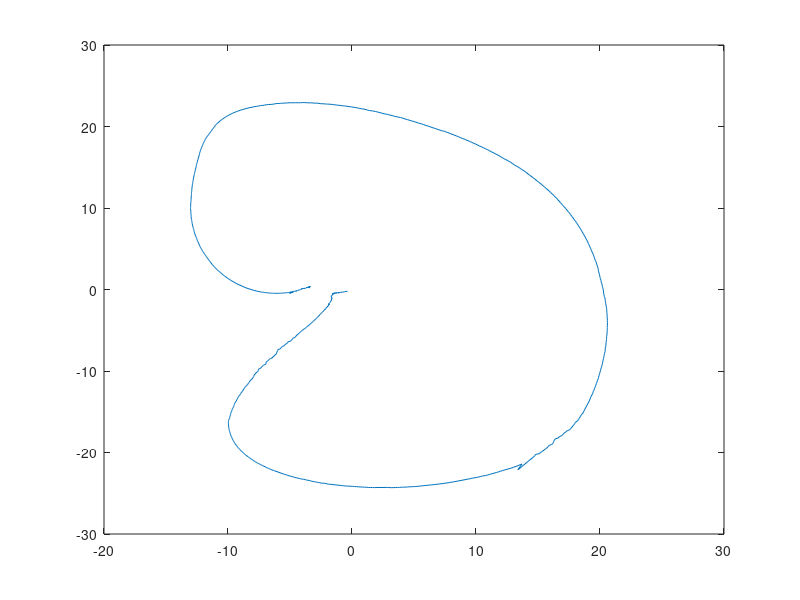

Write MATLAB code to recreate this figure.
data = [
-0.358018, 3.141134, -0.202902
-0.473520, 3.224017, -0.250154
-0.603486, 3.324839, -0.272169
-0.756650, 3.407998, -0.328326
-0.912080, 3.529043, -0.349264
-1.101115, 3.628163, -0.416776
-1.043579, 3.136428, -0.363850
-1.193021, 3.217711, -0.406993
-1.326483, 3.314549, -0.448481
-1.251573, 3.002015, -0.400854
-1.363145, 3.070686, -0.440181
-1.465978, 3.136478, -0.481335
-1.399214, 2.982532, -0.429489
-1.479342, 3.041209, -0.461480
-1.542695, 3.097489, -0.504475
-1.498319, 2.949824, -0.462745
-1.556539, 2.996054, -0.506395
-1.453144, 2.860154, -0.485791
-1.501375, 2.913038, -0.519031
-1.553651, 2.967625, -0.552337
-1.505386, 2.856386, -0.555298
-1.556814, 2.907845, -0.586866
-1.535548, 2.857352, -0.593464
-1.585443, 2.905097, -0.630558
-1.544629, 2.840089, -0.639878
-1.590644, 2.880996, -0.687860
-1.636526, 2.926419, -0.732995
-1.633111, 2.873325, -0.741082
-1.679647, 2.916845, -0.797646
-1.657149, 2.797256, -1.034932
-1.589513, 2.724111, -1.029632
-1.624587, 2.751576, -1.098027
-1.667876, 2.787573, -1.164411
-1.613336, 2.740198, -1.159833
-1.657581, 2.771571, -1.234574
-1.692890, 2.797630, -1.306670
-1.646894, 2.772761, -1.313624
-1.697150, 2.796937, -1.388397
-1.735065, 2.829604, -1.466983
-1.700068, 2.784693, -1.487427
-1.749895, 2.810343, -1.565148
-1.800082, 2.855362, -1.629626
-1.848542, 2.881255, -1.719552
-1.917064, 2.916264, -1.820833
-1.807610, 2.774975, -1.775936
-1.859282, 2.805798, -1.866781
-1.920803, 2.840918, -1.958688
-1.872231, 2.777986, -1.918808
-1.931657, 2.807296, -2.013924
-1.997487, 2.834406, -2.103613
-1.958702, 2.791259, -2.083633
-2.021624, 2.833038, -2.165332
-2.087047, 2.850709, -2.263280
-2.131648, 2.905370, -2.355316
-2.196165, 2.933260, -2.450065
-2.158562, 2.892056, -2.416447
-2.221317, 2.935918, -2.510336
-2.275602, 3.006704, -2.580969
-2.332060, 3.017723, -2.685821
-2.312053, 2.969984, -2.676349
-2.378384, 3.015656, -2.760472
-2.439059, 3.072526, -2.839850
-2.494373, 3.102005, -2.932848
-2.485615, 3.091207, -2.926948
-2.550044, 3.135349, -3.018133
-2.614437, 3.163964, -3.121636
-2.672517, 3.220986, -3.192577
-2.634151, 3.164665, -3.173493
-2.687801, 3.215666, -3.253961
-2.750457, 3.260092, -3.350621
-2.808418, 3.309967, -3.438825
-2.802416, 3.285025, -3.447440
-2.863787, 3.328296, -3.533831
-2.928488, 3.377811, -3.618563
-2.996076, 3.420810, -3.718177
-2.978193, 3.400894, -3.709344
-3.043615, 3.449316, -3.799187
-3.113085, 3.485717, -3.888973
-3.180303, 3.529078, -3.979232
-3.255415, 3.574882, -4.080296
-3.246661, 3.592182, -4.059000
-3.315645, 3.631213, -4.158970
-3.377144, 3.672977, -4.254122
-3.456757, 3.720195, -4.349884
-3.456537, 3.752740, -4.379698
-3.530137, 3.812439, -4.456005
-3.612906, 3.857964, -4.539093
-3.681005, 3.900482, -4.642117
-3.745218, 3.925617, -4.748484
-3.820692, 4.007072, -4.779389
-3.863076, 3.811734, -4.853465
-3.938634, 3.880712, -4.924018
-4.023844, 3.884553, -5.041261
-4.085503, 3.956514, -5.109787
-4.115560, 3.927851, -5.163410
-4.186279, 3.991968, -5.242221
-4.255830, 4.017228, -5.366191
-4.357544, 4.040783, -5.478917
-4.446610, 4.035033, -5.603116
-4.503072, 4.117029, -5.677757
-4.564939, 4.108106, -5.830947
-4.657627, 4.160542, -5.910574
-4.764629, 4.165788, -5.978819
-4.823534, 4.181236, -6.146888
-4.931522, 4.173820, -6.257937
-4.987970, 4.183839, -6.383061
-5.128968, 4.278679, -6.383009
-5.207429, 4.289808, -6.549578
-5.304713, 4.316218, -6.685163
-5.403392, 4.313594, -6.744186
-5.451683, 4.397313, -6.895952
-5.593012, 4.390107, -6.967420
-5.684177, 4.418163, -7.091960
-5.736012, 4.412924, -7.176705
-5.838288, 4.479840, -7.321671
-5.971843, 4.478850, -7.362333
-6.009123, 4.509270, -7.502705
-6.114329, 4.651125, -7.931926
-6.204020, 4.636204, -8.021989
-6.271570, 4.676621, -8.154553
-6.364428, 4.665698, -8.252478
-6.437555, 4.645162, -8.390485
-6.551571, 4.683916, -8.461041
-6.645296, 4.767080, -8.502715
-6.717033, 4.731133, -8.647077
-6.792968, 4.768432, -8.748159
-6.902205, 4.779360, -8.859981
-6.956657, 4.769331, -9.021949
-6.923738, 4.788443, -9.131829
-7.039013, 4.777981, -9.209121
-7.145008, 4.779243, -9.315063
-7.243244, 4.803523, -9.433204
-7.323928, 4.814272, -9.588177
-7.423164, 4.833704, -9.699520
-7.550355, 4.828362, -9.783993
-7.554646, 4.854363, -9.936439
-7.616090, 4.853965, -10.095295
-7.729383, 4.865315, -10.222433
-7.815021, 4.845097, -10.352679
-7.892801, 4.842544, -10.497755
-7.930196, 4.924919, -10.671773
-7.993504, 4.950215, -10.803799
-8.044574, 4.944621, -10.973360
-8.160652, 4.949376, -11.088290
-8.218960, 4.979660, -11.204111
-8.293931, 5.007677, -11.400899
-8.365047, 5.032682, -11.544973
-8.438462, 5.052540, -11.669670
-8.516993, 5.062051, -11.825568
-8.579068, 5.051514, -11.900620
-8.655302, 5.071720, -12.034674
-8.708792, 5.080297, -12.174710
-8.769824, 5.095285, -12.316662
-8.824713, 5.153330, -12.487402
-8.902364, 5.154038, -12.611744
-8.969651, 5.186761, -12.745054
-9.011129, 5.194157, -12.882927
-9.085785, 5.217093, -13.010991
-9.154213, 5.246836, -13.126097
-9.202866, 5.264647, -13.277113
-9.242418, 5.279861, -13.392431
-9.290105, 5.286448, -13.536833
-9.335736, 5.317935, -13.694262
-9.402888, 5.336965, -13.820351
-9.449422, 5.352074, -13.965330
-9.500249, 5.360879, -14.093052
-9.512679, 5.375435, -14.218327
-9.528369, 5.391254, -14.342845
-9.576109, 5.422999, -14.475693
-9.633449, 5.446183, -14.600660
-9.671765, 5.464659, -14.723632
-9.681804, 5.466761, -14.865827
-9.736589, 5.516385, -14.989932
-9.763338, 5.507459, -15.124111
-9.777295, 5.540143, -15.228458
-9.797405, 5.547869, -15.374175
-9.826606, 5.608578, -15.483005
-9.857395, 5.620311, -15.609292
-9.866564, 5.638845, -15.723158
-9.878943, 5.665633, -15.843181
-9.938057, 5.689874, -15.967324
-9.958098, 5.722329, -16.077165
-9.958351, 5.734843, -16.193156
-9.979218, 5.759985, -16.320644
-9.967565, 5.792114, -16.414451
-9.953742, 5.818892, -16.523105
-9.970709, 5.836871, -16.637534
-9.944052, 5.835281, -16.745510
-9.941838, 5.855942, -16.863109
-9.937408, 5.898887, -16.967108
-9.919906, 5.916538, -17.079387
-9.907443, 5.927672, -17.183083
-9.895096, 5.962287, -17.292613
-9.870075, 5.978145, -17.391137
-9.856432, 5.993646, -17.507228
-9.835220, 6.018851, -17.612227
-9.806618, 6.009741, -17.720882
-9.787824, 6.023188, -17.832270
-9.766749, 6.045965, -17.932829
-9.721151, 6.030788, -18.042675
-9.699137, 6.060766, -18.146521
-9.672804, 6.071788, -18.257266
-9.634014, 6.080958, -18.352149
-9.607987, 6.097439, -18.451895
-9.567002, 6.095244, -18.553273
-9.533111, 6.109370, -18.658974
-9.496500, 6.118089, -18.754743
-9.456634, 6.130534, -18.854783
-9.420253, 6.145823, -18.951620
-9.356680, 6.162717, -19.049051
-9.318829, 6.182807, -19.149324
-9.265070, 6.190335, -19.243278
-9.226087, 6.203515, -19.337473
-9.178056, 6.214321, -19.425185
-9.120230, 6.221323, -19.507965
-9.065763, 6.225809, -19.613535
-9.005689, 6.245725, -19.686062
-8.955857, 6.249101, -19.780403
-8.888531, 6.259081, -19.871533
-8.842558, 6.276634, -19.939534
-8.781768, 6.286361, -20.026325
-8.727359, 6.305105, -20.105862
-8.666487, 6.318908, -20.195542
-8.602598, 6.327741, -20.267056
-8.537381, 6.339899, -20.344450
-8.466524, 6.348558, -20.433432
-8.388648, 6.353366, -20.507708
-8.326110, 6.364575, -20.593508
-8.253219, 6.369957, -20.667499
-8.189647, 6.394941, -20.743527
-8.110311, 6.399577, -20.831896
-8.025270, 6.396409, -20.903042
-7.948756, 6.414805, -20.977815
-7.876660, 6.417524, -21.057447
-7.794677, 6.435610, -21.144472
-7.713142, 6.442876, -21.210681
-7.627210, 6.447326, -21.282825
-7.554179, 6.469825, -21.350525
-7.458086, 6.443936, -21.403872
-7.373104, 6.447848, -21.483491
-7.281758, 6.463255, -21.553980
-7.200138, 6.485978, -21.621847
-7.103639, 6.483891, -21.687247
-7.006534, 6.488979, -21.754792
-6.911732, 6.509033, -21.824633
-6.838253, 6.515733, -21.881669
-6.740215, 6.507973, -21.949641
-6.640684, 6.520923, -22.009787
-6.545390, 6.540489, -22.077796
-6.456410, 6.549179, -22.140802
-6.348445, 6.563035, -22.188406
-6.252292, 6.571909, -22.244176
-5.529682, 6.634588, -22.629502
-5.410222, 6.644205, -22.695915
-5.341861, 6.677780, -22.728719
-5.204927, 6.679163, -22.795587
-5.074409, 6.684130, -22.858539
-4.946411, 6.687093, -22.913902
-4.839834, 6.702340, -22.948940
-4.751257, 6.725502, -22.999242
-4.614810, 6.727122, -23.051477
-4.515120, 6.736651, -23.090888
-4.384774, 6.739758, -23.136317
-4.261127, 6.740319, -23.181036
-4.147507, 6.753921, -23.224370
-4.037222, 6.758989, -23.263461
-3.908699, 6.786589, -23.285739
-3.775002, 6.787361, -23.326592
-3.667184, 6.803426, -23.380826
-3.543977, 6.802497, -23.410342
-3.404074, 6.800561, -23.439743
-3.270023, 6.814825, -23.526527
-3.137092, 6.823605, -23.553769
-3.011601, 6.833274, -23.587382
-2.880503, 6.833931, -23.634553
-2.756971, 6.834284, -23.665720
-2.619873, 6.855642, -23.700298
-2.479058, 6.843728, -23.754882
-2.341460, 6.847273, -23.767964
-2.213088, 6.854953, -23.783395
-2.082476, 6.860869, -23.796756
-1.984155, 6.871358, -23.875164
-1.809567, 6.845743, -23.888839
-0.825585, 6.877311, -24.056682
-0.704535, 6.874354, -24.078975
-0.548448, 6.880271, -24.106396
-0.362151, 6.876748, -24.121149
-0.238363, 6.890490, -24.125768
-0.087433, 6.918678, -24.140724
0.039134, 6.913078, -24.153425
0.195722, 6.919219, -24.176970
0.349470, 6.930082, -24.189112
0.511758, 6.930069, -24.210945
0.720677, 6.920850, -24.231068
0.850108, 6.947629, -24.242182
1.026625, 6.943254, -24.258734
1.170014, 6.954862, -24.262091
1.313023, 6.969250, -24.295217
1.489464, 6.953403, -24.286711
1.658314, 6.955771, -24.301986
1.812736, 6.960889, -24.300352
2.861667, 7.038535, -24.283535
3.071866, 7.033030, -24.308302
3.212573, 7.046732, -24.312971
3.377330, 7.046349, -24.302870
3.530327, 7.064122, -24.301021
3.682548, 7.068340, -24.280277
3.836929, 7.079904, -24.285864
3.986388, 7.091282, -24.260854
4.171102, 7.128057, -24.250556
4.343102, 7.116408, -24.247826
4.494842, 7.132853, -24.228860
4.658127, 7.144738, -24.208119
4.824974, 7.146314, -24.193987
4.979922, 7.155410, -24.186873
5.144104, 7.164258, -24.172693
5.304797, 7.173702, -24.151285
5.447608, 7.192317, -24.123399
5.593271, 7.215737, -24.103288
5.798419, 7.219885, -24.068022
5.955998, 7.243790, -24.041609
6.128513, 7.243464, -24.019908
6.258248, 7.275739, -23.985998
6.429869, 7.266057, -23.967174
6.596853, 7.272349, -23.942596
6.768412, 7.285087, -23.909047
6.928374, 7.293944, -23.878261
7.077723, 7.307869, -23.854683
7.267222, 7.320447, -23.816032
7.418519, 7.335580, -23.788324
7.580052, 7.342701, -23.746266
7.742292, 7.357312, -23.717826
7.885782, 7.371798, -23.672174
8.040074, 7.386978, -23.636090
8.201547, 7.398456, -23.600941
9.345121, 7.465291, -23.266277
9.534481, 7.471010, -23.209721
9.686453, 7.476804, -23.144718
9.849708, 7.507663, -23.123248
10.010476, 7.536297, -23.064212
10.189838, 7.530692, -23.020128
10.349182, 7.560288, -22.951569
10.524963, 7.535718, -22.884471
10.743296, 7.548892, -22.835207
10.935625, 7.580117, -22.762334
11.096877, 7.589771, -22.685746
11.255430, 7.616771, -22.618732
11.460034, 7.618469, -22.527769
11.641188, 7.629002, -22.458112
11.808574, 7.635221, -22.383271
11.978812, 7.660370, -22.287602
12.151085, 7.628845, -22.220136
12.316707, 7.655243, -22.136955
12.502413, 7.657937, -22.058325
12.670762, 7.699422, -21.987775
12.844476, 7.704391, -21.919827
13.013244, 7.705734, -21.811966
13.220689, 7.696173, -21.703607
13.387854, 7.713432, -21.606259
13.552500, 7.733973, -21.510910
13.708988, 7.753317, -21.411475
13.373525, 9.158854, -22.124995
14.747761, 7.784608, -20.403954
14.766715, 7.868491, -20.295630
14.901213, 7.875950, -20.187107
15.110222, 8.017354, -20.150516
15.182609, 8.057150, -20.014366
15.329923, 8.077356, -19.882761
15.481972, 7.992060, -19.704326
15.564948, 8.046356, -19.602976
15.691701, 8.086610, -19.481058
15.818333, 8.068877, -19.279337
15.906914, 8.052096, -19.132860
16.091115, 8.171511, -19.019820
16.202392, 8.176676, -18.888361
16.242139, 8.174315, -18.760592
16.257036, 8.180952, -18.646589
16.336475, 8.116014, -18.478290
16.352223, 8.124397, -18.361653
16.627180, 8.330792, -18.205651
16.718475, 8.357285, -18.058888
16.922152, 8.429362, -17.918891
17.031446, 8.461141, -17.765374
17.116047, 8.495219, -17.592701
17.239665, 8.527616, -17.478316
17.359661, 8.557123, -17.320015
17.536542, 8.688640, -17.225653
17.637199, 8.739322, -17.064977
17.727391, 8.738453, -16.902299
17.813542, 8.771999, -16.734338
17.893137, 8.799645, -16.592619
17.963228, 8.851655, -16.447534
18.029055, 8.853792, -16.286967
18.183827, 8.925998, -16.124400
18.260384, 8.945732, -15.973265
18.333545, 8.963954, -15.802627
18.388174, 8.992029, -15.659185
18.445159, 9.017859, -15.492828
18.527841, 9.031482, -15.310975
18.634301, 9.021450, -15.139095
18.693033, 9.027516, -14.945104
18.747490, 9.064613, -14.788483
19.128315, 9.109788, -13.692980
19.230895, 9.110568, -13.322767
19.269256, 9.109676, -13.136109
19.342945, 9.120594, -12.946276
19.419662, 9.146690, -12.733252
19.449749, 9.133902, -12.514638
19.528536, 9.140449, -12.316882
19.558169, 9.143832, -12.123347
19.634534, 9.171958, -11.902568
19.669227, 9.189016, -11.721666
19.703974, 9.196640, -11.523207
19.761864, 9.200784, -11.334071
19.799926, 9.220364, -11.140900
19.867759, 9.244780, -10.939805
19.885406, 9.254220, -10.756286
19.921226, 9.240568, -10.553001
19.969008, 9.243245, -10.343951
19.994531, 9.268268, -10.158037
20.037812, 9.277857, -9.955913
20.069168, 9.283799, -9.751858
20.116392, 9.286197, -9.535932
20.161019, 9.299937, -9.305593
20.194735, 9.289823, -9.106519
20.222984, 9.303994, -8.901021
20.249413, 9.303426, -8.683348
20.280387, 9.316478, -8.454063
20.313925, 9.317417, -8.238213
20.342778, 9.334135, -8.057200
20.364041, 9.350212, -7.843566
20.409210, 9.344251, -7.612705
20.424057, 9.354245, -7.421776
20.414345, 9.363130, -7.221548
20.471768, 9.370657, -7.001113
20.474194, 9.384397, -6.802783
20.483541, 9.382372, -6.581331
20.501505, 9.389254, -6.372542
20.525115, 9.394666, -6.165814
20.527327, 9.433588, -5.984543
20.536039, 9.419616, -5.756090
20.563478, 9.421275, -5.534163
20.569347, 9.425242, -5.331586
20.579624, 9.420433, -5.119694
20.582343, 9.423768, -4.900891
20.592815, 9.426737, -4.677850
20.584921, 9.410141, -4.461082
20.602257, 9.412976, -4.231576
20.598706, 9.414360, -4.025979
20.591823, 9.420690, -3.814724
20.592640, 9.418624, -3.615840
20.575786, 9.403466, -3.392499
20.577518, 9.406307, -3.192139
20.563599, 9.398953, -2.961502
20.548335, 9.407599, -2.765247
20.544260, 9.408133, -2.546767
20.535565, 9.399844, -2.327261
20.510159, 9.390779, -2.130494
20.483372, 9.389388, -1.907294
20.460380, 9.383120, -1.708909
20.438130, 9.370707, -1.492667
20.417892, 9.369983, -1.269116
20.402038, 9.373452, -1.048459
20.346534, 9.366559, -0.858526
20.323908, 9.362192, -0.647633
20.286631, 9.360731, -0.424011
20.282090, 9.356032, -0.190184
20.251594, 9.355105, 0.036277
20.219369, 9.351870, 0.248355
20.178351, 9.341302, 0.455021
20.157870, 9.349631, 0.676911
20.103564, 9.345745, 0.893109
20.079436, 9.350143, 1.114485
20.030792, 9.338606, 1.338030
19.987399, 9.330444, 1.581200
19.960456, 9.332125, 1.813995
19.922449, 9.337674, 2.031023
19.874900, 9.334451, 2.249698
19.859426, 9.324788, 2.471543
19.826003, 9.329056, 2.693837
19.779809, 9.319929, 2.898414
19.732631, 9.319531, 3.115534
19.693701, 9.330757, 3.325305
19.632476, 9.331043, 3.536095
19.577391, 9.324880, 3.742892
19.542546, 9.326601, 3.951269
19.484718, 9.318347, 4.157543
19.444790, 9.321268, 4.368177
19.360303, 9.303028, 4.599474
19.306617, 9.307248, 4.810449
19.243665, 9.299132, 5.012109
19.183580, 9.289791, 5.227576
19.129921, 9.296529, 5.439210
19.059991, 9.295631, 5.636958
19.012905, 9.298085, 5.850015
18.931094, 9.295348, 6.048941
18.869533, 9.282540, 6.252115
18.802682, 9.285805, 6.449265
18.721265, 9.273087, 6.665457
18.647936, 9.284416, 6.846973
18.570005, 9.274214, 7.063757
18.494703, 9.269205, 7.259308
18.419542, 9.259512, 7.466710
18.333702, 9.257673, 7.644323
18.256898, 9.271371, 7.847809
18.173438, 9.278875, 8.033854
18.096086, 9.262655, 8.223802
18.003134, 9.261705, 8.424305
17.903024, 9.273098, 8.611537
17.825958, 9.274099, 8.793918
17.708842, 9.254418, 9.000752
17.639208, 9.259141, 9.180990
17.540919, 9.255972, 9.362210
17.439232, 9.248220, 9.557253
17.336379, 9.245324, 9.735531
17.220931, 9.238911, 9.953272
17.113546, 9.227023, 10.139721
17.011927, 9.223985, 10.304493
16.905107, 9.222360, 10.494769
16.807488, 9.222922, 10.664060
16.706936, 9.216486, 10.840376
16.590548, 9.215045, 11.020330
16.480588, 9.206418, 11.247648
16.361940, 9.211134, 11.390974
16.255909, 9.205070, 11.559177
16.137615, 9.190318, 11.735856
16.019806, 9.176013, 11.907113
15.912244, 9.187293, 12.060700
15.795173, 9.178375, 12.223804
15.649857, 9.173590, 12.401011
15.533759, 9.160469, 12.573895
15.410156, 9.164574, 12.721938
15.278719, 9.138331, 12.898448
15.156072, 9.135382, 13.047747
15.021515, 9.123741, 13.212709
14.911418, 9.124804, 13.349629
14.511727, 9.087045, 13.821976
13.851789, 9.018768, 14.579030
13.692074, 9.001357, 14.717767
13.573679, 8.992677, 14.852423
13.468545, 8.984796, 14.967325
13.272832, 8.964659, 15.125850
13.103168, 8.929947, 15.271436
12.931260, 8.924510, 15.467651
12.817028, 8.904391, 15.592251
12.647655, 8.873545, 15.733663
12.515538, 8.859948, 15.858424
12.358089, 8.853772, 15.966628
12.201892, 8.827364, 16.094777
12.043571, 8.794213, 16.248110
11.912908, 8.784082, 16.364259
11.761548, 8.757759, 16.500256
11.616225, 8.750146, 16.606792
11.454012, 8.712756, 16.740004
11.278484, 8.690162, 16.862418
11.099827, 8.659713, 17.018976
10.931755, 8.615215, 17.154122
10.771098, 8.591190, 17.269927
10.601494, 8.572802, 17.391515
10.450024, 8.541680, 17.495978
10.268529, 8.486400, 17.615113
10.102927, 8.462470, 17.748219
9.959048, 8.444900, 17.853857
9.797233, 8.415691, 17.958786
9.620762, 8.378957, 18.078323
9.464179, 8.345242, 18.186795
9.277101, 8.329664, 18.305092
9.096152, 8.290363, 18.426238
8.930323, 8.265717, 18.524008
8.761733, 8.229334, 18.624297
8.580741, 8.186984, 18.745078
8.409512, 8.161238, 18.853817
8.240417, 8.128004, 18.949838
8.069806, 8.083607, 19.051001
7.906591, 8.055394, 19.147026
7.721750, 8.017790, 19.255878
7.543701, 7.979757, 19.357920
7.363899, 7.942353, 19.457912
7.285994, 7.947677, 19.450048
7.107899, 7.905579, 19.549584
6.937882, 7.874199, 19.633738
6.750839, 7.839829, 19.736575
6.571799, 7.807603, 19.821866
6.376323, 7.755260, 19.922083
6.156532, 7.709419, 20.041579
5.956861, 7.653321, 20.135539
5.778953, 7.627183, 20.228942
5.614898, 7.589178, 20.318187
5.356492, 7.559020, 20.427093
5.155446, 7.506814, 20.530807
4.990944, 7.481791, 20.609402
4.790771, 7.442732, 20.697598
4.471292, 7.358018, 20.844192
4.273148, 7.311426, 20.927707
4.078294, 7.269629, 21.029256
3.905760, 7.244178, 21.099963
3.656396, 7.201414, 21.176202
3.417108, 7.117983, 21.259790
3.232815, 7.083046, 21.340043
3.060985, 7.067677, 21.404694
2.859475, 7.010923, 21.486712
2.700276, 6.996986, 21.526753
2.503141, 6.940312, 21.599107
2.321558, 6.899458, 21.671058
2.045737, 6.860693, 21.786821
1.875259, 6.824426, 21.844904
1.652800, 6.769084, 21.914312
1.424128, 6.708352, 21.953891
1.239472, 6.670170, 22.019483
0.967411, 6.623344, 22.138128
0.774034, 6.574543, 22.175624
0.580911, 6.542264, 22.231475
0.361163, 6.501487, 22.302042
0.157835, 6.460429, 22.355536
-0.031352, 6.413717, 22.401515
-0.318663, 6.335171, 22.463705
-0.516654, 6.293643, 22.515096
-0.704384, 6.270882, 22.531335
-0.958771, 6.204655, 22.585554
-1.164999, 6.162392, 22.619066
-1.367925, 6.103777, 22.657117
-1.559900, 6.073094, 22.696380
-1.776777, 6.021387, 22.735080
-1.977941, 5.975903, 22.747303
-2.147314, 5.910716, 22.764811
-2.342109, 5.880174, 22.791410
-2.565542, 5.809095, 22.800842
-2.745055, 5.802536, 22.862962
-2.968210, 5.746786, 22.862439
-3.141244, 5.710242, 22.885221
-3.356095, 5.688310, 22.907629
-3.600552, 5.617715, 22.904195
-3.808867, 5.562045, 22.934915
-4.007280, 5.522677, 22.938957
-4.148106, 5.493738, 22.912705
-4.342614, 5.432988, 22.918007
-4.563311, 5.398542, 22.913483
-4.775693, 5.364037, 22.914838
-4.984756, 5.321541, 22.913586
-5.178653, 5.264689, 22.901212
-5.387741, 5.218802, 22.874167
-5.591238, 5.182708, 22.867084
-5.769843, 5.129954, 22.836794
-5.948888, 5.112989, 22.827468
-6.139131, 5.078810, 22.807852
-6.313808, 5.017379, 22.745863
-6.527185, 5.011682, 22.712857
-6.720454, 4.987744, 22.697027
-6.886078, 4.969559, 22.679830
-7.049646, 4.915919, 22.626277
-7.209120, 4.882016, 22.590410
-7.386692, 4.853970, 22.559967
-7.556899, 4.809410, 22.508236
-7.720520, 4.780530, 22.464755
-7.899939, 4.754414, 22.421319
-8.052274, 4.727021, 22.369989
-8.235939, 4.698489, 22.321157
-8.396821, 4.666858, 22.264635
-8.537005, 4.625955, 22.198780
-8.713540, 4.590364, 22.131547
-8.855518, 4.547930, 22.058760
-8.977544, 4.561424, 22.014555
-9.111476, 4.529502, 21.938987
-9.243191, 4.493606, 21.861309
-9.380465, 4.460674, 21.788477
-9.518474, 4.425130, 21.701134
-9.637278, 4.388081, 21.623099
-9.737357, 4.365439, 21.549891
-9.846784, 4.340964, 21.466472
-9.948656, 4.305319, 21.375863
-10.068961, 4.258897, 21.287059
-10.128955, 4.257173, 21.223823
-10.219386, 4.223567, 21.131626
-10.312337, 4.190154, 21.036073
-10.423970, 4.169415, 20.941261
-10.499741, 4.139863, 20.836437
-10.598994, 4.100585, 20.749954
-10.648267, 4.070551, 20.648120
-10.732417, 4.041357, 20.552671
-10.813055, 4.006311, 20.447409
-10.893775, 3.961853, 20.349820
-10.962065, 3.923812, 20.239359
-11.020425, 3.903054, 20.131024
-11.050490, 3.886301, 20.046222
-11.108112, 3.863292, 19.942106
-11.167114, 3.844836, 19.837073
-11.226315, 3.814254, 19.722522
-11.277896, 3.765074, 19.605862
-11.333297, 3.730543, 19.490700
-11.382650, 3.703959, 19.376479
-11.443753, 3.655035, 19.258289
-11.506012, 3.615472, 19.131688
-11.559394, 3.590322, 19.016168
-11.611673, 3.557069, 18.899219
-11.703112, 3.520766, 18.753994
-11.750026, 3.487479, 18.631319
-11.797155, 3.455473, 18.514439
-11.842402, 3.415671, 18.386348
-11.874671, 3.383582, 18.270914
-11.917619, 3.347085, 18.143151
-11.959382, 3.310504, 18.024230
-12.000594, 3.277330, 17.896250
-12.034303, 3.242217, 17.771199
-12.060442, 3.215808, 17.654464
-12.101056, 3.188161, 17.531805
-12.134639, 3.156548, 17.403081
-12.164836, 3.138397, 17.274136
-12.195873, 3.109563, 17.159449
-12.225423, 3.080188, 17.030094
-12.251150, 3.049251, 16.902638
-12.288083, 3.026396, 16.771168
-12.293809, 2.996714, 16.654739
-12.314563, 2.980484, 16.525348
-12.342380, 2.949836, 16.397127
-12.366574, 2.915711, 16.257676
-12.395949, 2.887194, 16.129746
-12.405014, 2.871750, 16.010978
-12.438878, 2.849427, 15.882217
-12.459986, 2.813676, 15.750786
-12.482720, 2.784817, 15.609009
-12.511627, 2.761346, 15.474293
-12.534717, 2.738592, 15.348952
-12.559447, 2.700076, 15.181532
-12.572276, 2.673125, 15.046355
-12.596741, 2.648141, 14.913576
-12.622122, 2.620532, 14.769186
-12.638294, 2.587524, 14.640785
-12.652202, 2.564977, 14.512866
-12.680554, 2.544905, 14.377280
-12.699777, 2.505323, 14.236482
-12.719393, 2.485357, 14.100395
-12.744028, 2.460888, 13.951089
-12.766532, 2.435786, 13.813965
-12.783003, 2.409778, 13.677819
-12.796963, 2.383895, 13.538023
-12.812531, 2.360957, 13.398373
-12.825544, 2.334066, 13.268027
-12.841089, 2.314302, 13.134390
-12.855554, 2.286146, 12.994815
-12.871344, 2.251246, 12.854463
-12.884332, 2.233127, 12.719456
-12.894222, 2.203509, 12.588045
-12.905201, 2.177196, 12.449307
-12.915210, 2.148599, 12.305456
-12.921967, 2.116750, 12.173269
-12.932785, 2.088532, 12.026928
-12.942327, 2.055190, 11.885765
-12.943563, 2.032575, 11.771457
-12.949732, 2.010403, 11.637757
-12.965597, 1.974498, 11.492445
-12.967397, 1.939523, 11.350331
-12.968906, 1.912574, 11.220137
-12.979058, 1.870103, 11.070116
-12.978703, 1.843295, 10.942744
-12.988278, 1.816780, 10.795088
-12.999725, 1.783645, 10.641639
-13.009410, 1.758793, 10.512357
-13.007664, 1.717763, 10.349718
-13.013733, 1.694364, 10.213787
-13.017341, 1.661673, 10.070876
-13.024080, 1.621533, 9.929174
-13.012702, 1.554911, 9.739541
-12.986033, 1.523190, 9.598129
-12.999837, 1.508851, 9.485539
-12.990885, 1.478398, 9.358340
-12.985946, 1.448308, 9.205521
-12.966431, 1.393133, 9.060080
-12.967730, 1.368748, 8.932262
-12.979219, 1.324911, 8.778663
-12.931531, 1.263409, 8.619135
-12.927545, 1.212950, 8.474843
-12.912111, 1.153608, 8.325723
-12.894477, 1.107294, 8.193190
-12.884448, 1.053262, 8.055302
-12.862493, 1.001613, 7.916624
-12.849301, 0.968755, 7.793009
-12.810268, 0.903895, 7.636526
-12.796370, 0.846307, 7.494440
-12.756106, 0.798924, 7.360637
-12.745726, 0.754143, 7.223515
-12.727953, 0.717132, 7.093961
-12.696761, 0.678054, 6.954593
-12.673723, 0.623558, 6.823114
-12.642401, 0.580188, 6.687782
-12.600716, 0.513465, 6.542420
-12.559731, 0.462747, 6.395111
-12.520249, 0.410727, 6.254594
-12.502496, 0.374148, 6.130623
-12.463912, 0.312749, 5.991784
-12.421200, 0.267473, 5.863039
-12.386572, 0.213924, 5.729430
-12.338023, 0.166795, 5.603459
-12.306475, 0.092884, 5.422793
-12.264099, 0.041904, 5.290810
-12.221518, 0.000142, 5.167279
-12.169223, -0.053676, 5.039674
-12.118079, -0.118873, 4.902397
-12.074676, -0.158600, 4.779939
-12.019657, -0.215459, 4.652687
-11.966339, -0.256962, 4.525514
-11.911335, -0.313782, 4.404753
-11.854395, -0.358850, 4.281192
-11.800037, -0.411031, 4.160413
-11.751071, -0.452157, 4.042429
-11.673720, -0.506690, 3.892790
-11.618938, -0.544573, 3.772751
-11.566241, -0.583425, 3.657713
-11.506770, -0.632091, 3.537497
-11.444403, -0.676697, 3.420490
-11.363306, -0.725774, 3.247406
-11.311400, -0.762661, 3.130027
-11.243366, -0.802347, 3.017135
-11.174452, -0.837155, 2.911986
-11.108254, -0.871914, 2.791664
-11.024179, -0.922860, 2.671267
-10.966013, -0.950141, 2.561953
-10.895719, -0.986478, 2.451970
-10.826946, -1.019231, 2.349103
-10.758609, -1.043822, 2.269531
-10.679332, -1.073297, 2.170282
-10.605523, -1.112332, 2.071866
-10.531799, -1.138053, 1.972200
-10.459333, -1.167293, 1.880930
-10.384516, -1.193204, 1.792150
-10.307406, -1.218886, 1.699862
-10.232841, -1.240196, 1.607362
-10.149061, -1.266554, 1.518480
-10.075250, -1.285315, 1.438726
-9.982642, -1.312946, 1.338418
-9.902082, -1.331685, 1.254951
-9.820881, -1.354521, 1.179039
-9.752487, -1.367191, 1.111531
-9.675078, -1.383823, 1.038282
-9.587395, -1.403977, 0.963663
-9.510345, -1.413854, 0.896913
-9.433328, -1.428384, 0.831259
-9.356785, -1.439791, 0.768755
-9.284562, -1.450427, 0.706790
-9.207399, -1.461685, 0.644661
-8.548098, -1.531874, 0.201202
-7.987318, -1.541944, -0.077913
-7.907746, -1.541998, -0.113535
-7.827754, -1.539937, -0.144145
-7.748022, -1.537575, -0.174048
-7.664882, -1.537735, -0.204510
-7.585094, -1.534397, -0.227335
-7.503854, -1.532685, -0.250390
-7.427513, -1.525830, -0.278545
-7.350308, -1.522756, -0.299566
-7.273456, -1.520092, -0.319609
-7.195187, -1.516658, -0.335770
-7.118595, -1.510407, -0.354950
-7.041761, -1.506685, -0.370075
-6.945184, -1.504169, -0.390009
-6.867773, -1.497572, -0.399591
-6.794905, -1.493766, -0.411861
-6.715440, -1.489519, -0.418838
-6.639383, -1.487520, -0.429072
-6.556865, -1.483199, -0.442695
-6.481090, -1.482962, -0.451404
-6.412801, -1.478651, -0.459321
-6.338538, -1.477251, -0.461930
-6.271220, -1.471192, -0.466182
-6.197711, -1.470218, -0.469521
-6.126208, -1.467160, -0.467748
-6.045667, -1.460972, -0.469152
-5.972681, -1.457478, -0.467447
-5.902091, -1.452753, -0.463613
-5.829399, -1.451355, -0.460756
-5.760352, -1.447653, -0.450783
-5.691943, -1.442365, -0.444624
-5.620224, -1.437307, -0.440471
-5.563624, -1.433385, -0.432359
-5.495545, -1.426608, -0.426213
-5.427338, -1.421556, -0.416114
-5.360401, -1.415910, -0.409611
-5.316804, -1.411567, -0.397329
-5.247570, -1.408234, -0.387393
-5.186001, -1.402044, -0.380309
-5.121919, -1.397402, -0.369297
-5.045334, -1.393318, -0.359113
-4.995083, -1.388078, -0.351478
-4.946367, -1.378167, -0.336229
-4.884183, -1.373755, -0.323097
-4.800750, -1.372802, -0.314614
-4.733299, -1.363277, -0.295395
-4.746795, -1.298937, -0.298750
-5.033954, -1.401182, -0.482798
-4.936055, -1.363973, -0.326278
-5.015126, -1.357529, -0.355415
-4.939259, -1.368946, -0.340738
-4.832782, -1.359324, -0.312033
-4.776759, -1.315472, -0.326230
-4.747268, -1.300960, -0.299088
-4.796709, -1.301377, -0.274197
-4.740721, -1.271683, -0.234251
-4.620265, -1.320749, -0.209070
-4.512161, -1.325213, -0.207873
-4.504507, -1.310807, -0.175724
-4.505605, -1.287700, -0.135652
-4.450514, -1.300857, -0.214099
-4.472494, -1.286696, -0.162804
-4.450379, -1.280378, -0.155097
-4.424454, -1.272645, -0.137134
-4.387240, -1.266077, -0.119881
-4.269371, -1.238905, -0.058038
-4.261529, -1.243285, -0.072698
-4.235199, -1.233358, -0.048606
-4.201438, -1.224366, -0.038136
-4.161075, -1.229685, -0.013723
-4.128360, -1.225638, 0.007162
-4.125074, -1.227579, 0.025544
-4.106448, -1.219784, 0.050151
-4.070807, -1.219007, 0.078728
-4.049427, -1.190160, 0.078076
-4.088964, -1.207726, 0.050683
-3.997270, -1.192614, 0.107637
-4.014813, -1.199882, 0.107243
-3.953325, -1.188526, 0.129362
-3.787806, -1.180497, 0.139871
-3.730350, -1.165369, 0.164034
-3.669145, -1.166632, 0.211119
-3.658002, -1.154808, 0.231048
-3.658942, -1.152424, 0.232844
-3.638786, -1.147070, 0.251526
-3.634204, -1.150687, 0.256899
-3.619062, -1.144572, 0.270176
-3.646620, -1.153641, 0.235945
-3.648319, -1.160757, 0.229789
-3.632906, -1.150187, 0.251447
-3.662348, -1.161835, 0.207862
-3.613663, -1.148957, 0.269853
-3.495760, -1.147286, 0.272643
-3.475692, -1.134511, 0.306214
-3.465451, -1.130759, 0.307223
-3.476117, -1.126278, 0.282228
-3.519199, -1.140635, 0.221566
-3.477352, -1.150504, 0.285281
-3.430506, -1.130426, 0.341829
-3.443405, -1.116317, 0.347833
-3.426057, -1.115424, 0.356590
-3.436606, -1.119478, 0.351134
-3.441027, -1.120479, 0.338831
-3.445779, -1.126558, 0.314185
-3.469087, -1.135196, 0.296100
-3.515293, -1.152369, 0.245080
-3.400633, -1.125247, 0.316380
-3.438725, -1.139607, 0.281148
-3.351944, -1.101267, 0.397364
-3.420549, -1.130464, 0.305862
-3.432071, -1.138971, 0.281380
-3.438771, -1.142590, 0.269442
-3.464504, -1.170558, 0.159125
];

plot(data(:,1), data(:,3))